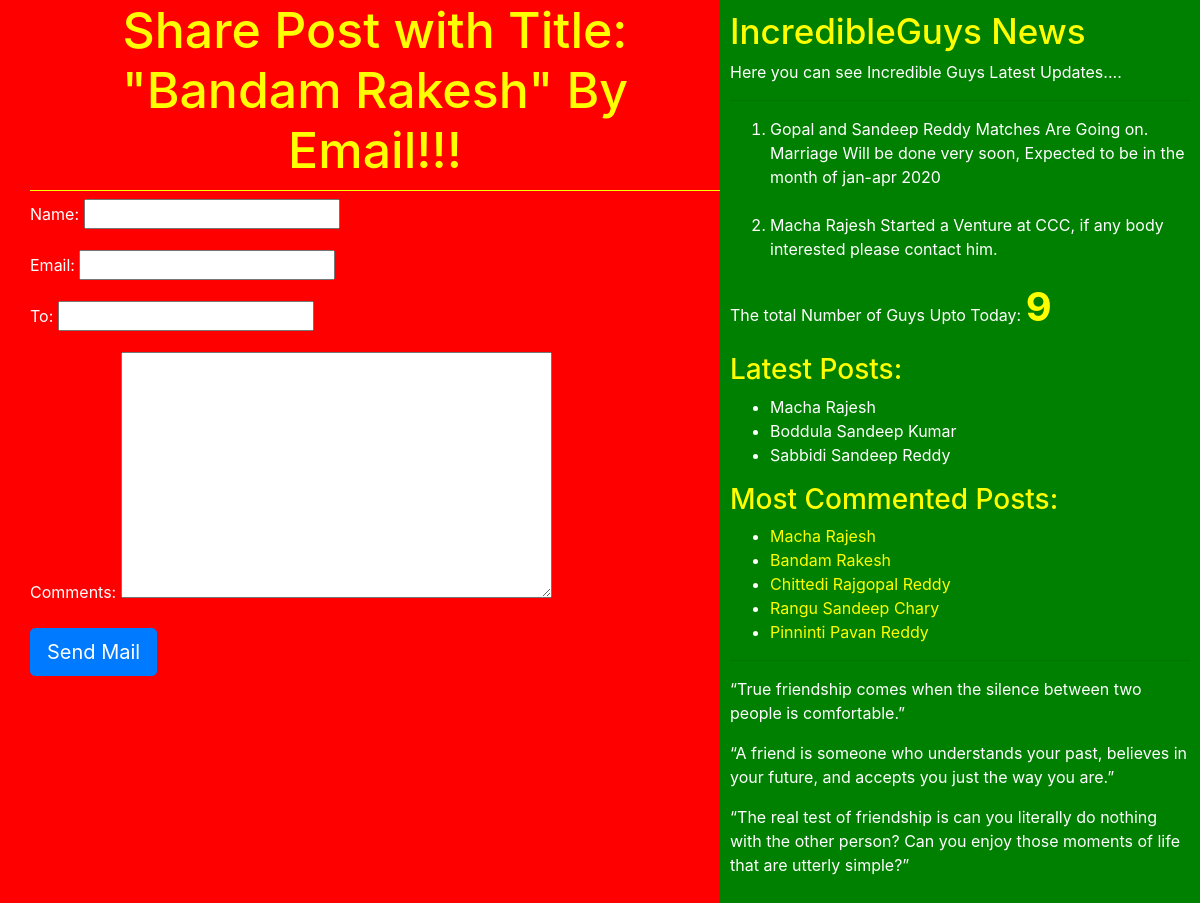
/1/share/, run on the app's committed database.
### blog/models.py (models this page shows, shortened)
class Post(models.Model):
    STATUS_CHOICES = (('draft','Draft'),('published','published'))
    title = models.CharField(max_length=256)
    slug = models.SlugField(max_length=264,unique_for_date='publish')
    author = models.ForeignKey(User,on_delete=models.CASCADE,related_name='blog_posts')
    body = models.TextField()
    publish = models.DateTimeField(default=timezone.now)
    created = models.DateTimeField(auto_now_add=True)
    update = models.DateTimeField(auto_now=True)
    status = models.CharField(max_length=10,choices=STATUS_CHOICES,default='draft')
    objects = CustomManager()
    tags = TaggableManager()
    class Meta:
        ordering = ('-publish',)
    def get_absolute_url(self):
        return reverse('post_detail', args=[self.publish.year, self.publish.strftime('%m'), self.publish.strftime('%d'), self.slug])

### blog/views.py (the view)
# urls.py: url(r'^(?P<id>\d+)/share/$', views.post_share),
def post_share(request, id):
    post = get_object_or_404(Post, id=id, status='published')
    sent = False
    if request.method == 'POST':
        form = EmailSendForm(request.POST)
        if form.is_valid():
            cd = form.cleaned_data
            post_url = request.build_absolute_uri(post.get_absolute_url())
            subject = '{} ({}) recommends you reading "{}"'.format(cd['name'], cd['email'], post.title)
            message = 'Read "{}" at {}\n\n{}\'s comments: {}'.format(post.title, post_url, cd['name'], cd['comments'])
            send_mail(subject, message, config('DEFAULT_FROM_EMAIL'), [cd['to']])
            sent = True
    else:
        form = EmailSendForm()
    return render(request, 'blog/sharebyemail.html', {'post': post, 'form': form, 'sent': sent})

### blog/forms.py
class EmailSendForm(forms.Form):
    name = forms.CharField()
    email = forms.EmailField()
    to = forms.EmailField()
    comments = forms.EmailField(required=False, widget=forms.Textarea)

### blog/models.py (called while the page is built)
    def get_queryset(self):
        return super().get_queryset().filter(status='published')

### blog/templatetags/blog_tags.py (called while the page is built)
@register.simple_tag
def total_posts():
    return Post.objects.count()

@register.inclusion_tag('blog/latest_post123.html')
def show_latest_posts():
    latest_posts = Post.objects.order_by('-publish')[ :3]
    return{'latest_posts': latest_posts}

@register.simple_tag
def get_most_commented_posts(count=5):
    return Post.objects.annotate(total_comments=Count('comments')).order_by('-total_comments')[:count]

### templates/blog/sharebyemail.html (shortened to what this page needs)
{% extends 'blog/base.html' %}
    {% block content %}
    {% if sent %}
        <h1>Email Successfully Sent!!!</h1>
        <h2>Post With the title: {{post.title}} Shared by Email </h2>
    {% else %}
      <h1>Share Post with Title: "{{post.title}}" By Email!!!</h1>
          <form method='POST'>
           {{form.as_p}}
           <input type="submit"  class="btn btn-primary btn-lg" value="Send Mail" >
          </form>
    {% endif %}
    {% endblock %}

### templates/blog/base.html (shortened to what this page needs)
<!DOCTYPE html>
{% load staticfiles %}
{% load blog_tags %}
<html lang="en">
<head>
    <link rel="stylesheet" href="https://stackpath.bootstrapcdn.com/bootstrap/4.2.1/css/bootstrap.min.css">
     <link rel="stylesheet" href="{%static 'css/blog1.css' %}">
</head>
<body>
<div class="content">
    {%block content%}   {%endblock%}
</div>
<div class="sidebar">
     <h4>IncredibleGuys News</h4>
    <p>Here you can see Incredible Guys Latest Updates....</p>
    <hr>
    <ol>
        <li>Gopal and Sandeep Reddy Matches Are Going on. Marriage Will be done very soon, Expected to be in the month of jan-apr 2020 </li><br>
        <li>Macha Rajesh Started a Venture at CCC, if any body interested please contact him.</li>
    </ol>
    <p>The total Number of Guys Upto Today: <span id="pcount">{% total_posts %}</span></p>
    <h3>Latest Posts: </h3> {% show_latest_posts %}
    <h3>Most Commented Posts: </h3>
    {% get_most_commented_posts as most_commented_posts %}
    <ul>
        {% for post in most_commented_posts %}
        <li><a href="{{post.get_absolute_url}}" class="red" >{{post.title}}</a></li>
        {% endfor %}
    </ul>
    <hr>
    <p>“True friendship comes when the silence between two people is comfortable.”</p>
    <p>“A friend is someone who understands your past, believes in your future, and accepts you just the way you are.”</p>
    <p>“The real test of friendship is can you literally do nothing with the other person? Can you enjoy those moments of life that are utterly simple?”</p>
</div>
</body>
</html>

### templates/blog/latest_post123.html
<ul>
    {% for post in latest_posts %}
    <li> <a href="{{post.get_absolute_url}}">{{post.title}}</a> </li>
    {% endfor %}
</ul>

### static/css/blog1.css (style rules this page uses)
.content { width: 60%; float: left; padding: 0 0 0 30px; background: red; height: 100%; }
.sidebar { width: 40%; float: right; padding: 10px; background: green; height: 100%; color: white; }
h1 { text-align: center; border-bottom: 1px solid yellow; padding-bottom: 10px; }
body { color: white; background: red; }
a { color : white; text-decoration : none; }
.red { color : yellow; text-decoration: none; }
#pcount { font-size: 40px; color: yellow; font-weight: bold; }
h1 { color: yellow; font-size:50px; }
h3 { color: yellow; }
h4 { color: yellow; font-size:35px; }

### data on the page
Post: title "Bandam Rakesh"
Post: title "Macha Rajesh"
Post: title "Boddula Sandeep Kumar"
Post: title "Sabbidi Sandeep Reddy"
Post: title "Chittedi Rajgopal Reddy"
Post: title "Rangu Sandeep Chary"
Post: title "Pinninti Pavan Reddy"
